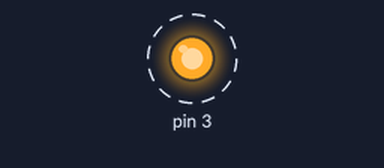
Recording of a sketch running on a simulated Arduino Uno, built with avr-gcc and run on an emulated ATmega328P. Parts: output pins drawn as LEDs (lit = HIGH). Dashed ring = blinking.

Above: at 0.05 s.
Timing chart, 0 to 3.0 s (numbered marks = the images above):
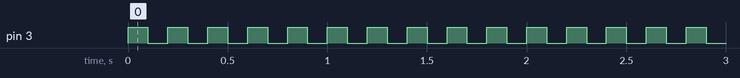

The sketch:

blink_function.ino
```cpp
void setup() {
  // put your setup code here, to run once:
  Serial.begin(9600);

}

void loop() {
  // put your main code here, to run repeatedly:
  ledBlink(3,HIGH,OUTPUT,100);
  ledBlink(3,LOW,OUTPUT,100);


}
void ledBlink(int dPin,int state,int mode,int wait){
  pinMode(dPin,mode);
  digitalWrite(dPin,state);
  delay(wait);

}
```

Measured:
- by itself, pin 3: alternates HIGH for 0.10 s and LOW for 0.10 s
